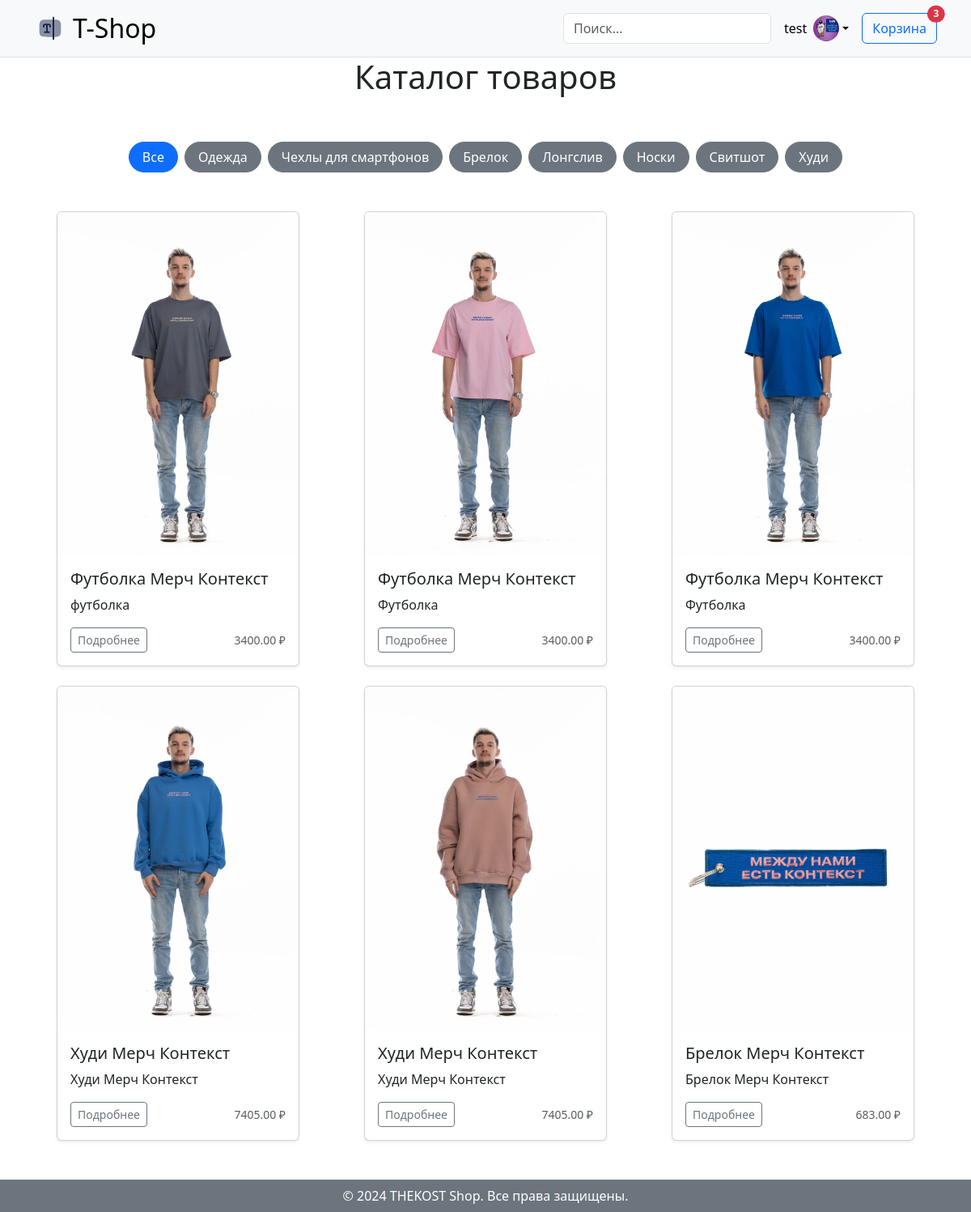
Page /shop/ (signed in) on the committed database.
### user_profile/models.py (models this page shows, shortened)
class User(AbstractUser):
    email = models.EmailField(
        max_length=150,
        unique=True,
        error_messages={
            "unique": "Адрес электронной почты должен быть уникальным"
        }
    )
    profile_image = models.ImageField(
        null=True,
        blank=True,
        upload_to="profile_images"
    )
    followers = models.ManyToManyField("Follow")
    REQUIRED_FIELDS = ["email"]
    objects = CustomUserManager()
    def get_profile_picture(self):
        url = ""
        try:
            url = self.profile_image.url
        except:
            url = ""
        return url

### shop/models.py (models this page shows, shortened)
class Category(models.Model):
    name = models.CharField(max_length=100)

class Product(models.Model):
    name = models.CharField(max_length=100)
    description = models.TextField()
    price = models.DecimalField(max_digits=10, decimal_places=2)
    stock = models.IntegerField()
    image = models.ImageField(upload_to='product/', blank=True, null=True)
    category = models.ForeignKey(Category, on_delete=models.CASCADE, related_name='product')

### shop/views.py (the view)
# urls.py: path('', ProductListView.as_view(), name='shop'),
class ProductListView(View):
    def get(self, request):
        category_id = request.GET.get('category')
        categories = Category.objects.all()
        products = Product.objects.filter(category_id=category_id) if category_id else Product.objects.all()
        cart = get_or_create_cart(request)
        return render(request, 'shop/product/product_list.html', {
            'products': products,
            'categories': categories,
            'cart': cart,
        })

### blog/context_processors.py (called while the page is built)
def get_all_categories(request):
    categories = Category.objects.all()
    context = {
        "categories": categories
    }
    return context

### shop/views.py (called while the page is built)
def get_or_create_cart(request):
    if request.user.is_authenticated:
        cart = Cart.objects.filter(user=request.user).order_by('-id').first()
    else:
        session_key = request.session.session_key
        if not session_key:
            request.session.create()
        cart, created = Cart.objects.get_or_create(session_key=request.session.session_key)
    return cart

### templates/shop/product/product_list.html (shortened to what this page needs)
{% extends 'shop/base/base.html' %}
{% block content %}
    <div class="album">
        <div class="container">
            <h1 class="text-center">Каталог товаров</h1>
            <div class="d-flex gap-2 justify-content-center py-5">
                {% with request.GET.category as current_category %}
                    <a href="{% url 'shop' %}"
                       class="btn {% if not current_category %}btn-primary{% else %}btn-secondary{% endif %} rounded-pill px-3">
                        Все
                    </a>
                    {% for category in categories %}
                        <a href="{% url 'shop' %}?category={{ category.id }}"
                           class="btn {% if category.id|stringformat:"s" == current_category %}btn-primary{% else %}btn-secondary{% endif %} rounded-pill px-3">
                            {{ category.name }}
                        </a>
                    {% endfor %}
                {% endwith %}
            </div>
            <div class="row row-cols-1 row-cols-sm-2 row-cols-md-3 g-4">
                {% if products %}
                    {% for product in products %}
                        {% include 'shop/product/product_card.html' with product=product %}
                    {% endfor %}
                {% endif %}
            </div>
        </div>
    </div>
{% endblock %}

### templates/shop/base/header.html (shortened to what this page needs)
{% load static %}
<header class="p-3 bg-light border-bottom">
    <div class="container">
        <div class="d-flex flex-wrap align-items-center justify-content-center justify-content-lg-start">
            <a href="{% url 'shop' %}" class="d-flex align-items-center mb-2 mb-lg-0 link-body-emphasis text-decoration-none">
                <img src="{% static 'images/logo.svg' %}" alt="TheKost Shop" width="40" height="32" class="me-2">
                <h2 class="my-0">T-Shop</h2>
            </a>
            <form action="{% url 'search_results' %}" method="get" class="col-12 col-lg-auto mb-3 mb-lg-0 me-lg-3">
                <input type="search" name="q" class="form-control" placeholder="Поиск..." aria-label="Поиск" required>
            </form>
            <div class="dropdown text-end">
                {% if request.user.is_authenticated %}
                    <a href="{% url 'profile' %}" class="d-flex align-items-center link-body-emphasis text-decoration-none dropdown-toggle" data-bs-toggle="dropdown" aria-expanded="false">
                        <span class="me-2">{{ request.user.username }}</span>
                        <img src="{{ request.user.get_profile_picture }}" alt="profile" width="32" height="32" class="rounded-circle">
                    </a>
                {% else %}
                    <li class="nav-item">
                        <a class="nav-link" href="{% url 'login' %}">Войти</a>
                    </li>
                {% endif %}
            </div>
            <div class="ms-3">
                <a href="{% url 'cart' %}" class="btn btn-outline-primary position-relative">
                Корзина
                    {% with cart.items.count as item_count %}
                        {% if item_count > 0 %}
                            <span class="position-absolute top-0 start-100 translate-middle badge rounded-pill bg-danger">
                                {{ item_count }}
                            </span>
                        {% endif %}
                    {% endwith %}
                </a>
            </div>
        </div>
    </div>
</header>

### templates/shop/product/product_card.html
<div class="col">
    <div class="card shadow-sm" style="max-width: 300px; margin: 0 auto;">
        <img src="{{ product.image.url }}" class="bd-placeholder-img card-img-top" width="100%"
             height="425" alt="{{ product.name }}" style="object-fit: cover;">
        <div class="card-body">
            <h5 class="card-title">{{ product.name }}</h5>
            <p class="card-text text-truncate">{{ product.description }}</p>
            <div class="d-flex justify-content-between align-items-center">
                <div class="btn-group">
                    <a href="{% url 'product_detail' product.id %}"
                       class="btn btn-sm btn-outline-secondary">Подробнее</a>
                </div>
                <small class="text-body-secondary">{{ product.price }} ₽</small>
            </div>
        </div>
    </div>
</div>

### rows in the picture
User: user.username "test", user.get_profile_picture (picture)
Category: name "Одежда"
Category: name "Чехлы для смартфонов"
Category: name "Брелок"
Category: name "Лонгслив"
Category: name "Носки"
Category: name "Свитшот"
Category: name "Худи"
Product: image (picture), name "Футболка Мерч Контекст", description "футболка", price "3400.00"
Product: image (picture), name "Футболка Мерч Контекст", description "Футболка", price "3400.00"
Product: image (picture), name "Футболка Мерч Контекст", description "Футболка", price "3400.00"
Product: image (picture), name "Худи Мерч Контекст", description "Худи Мерч Контекст", price "7405.00"
Product: image (picture), name "Худи Мерч Контекст", description "Худи Мерч Контекст", price "7405.00"
Product: image (picture), name "Брелок Мерч Контекст", description "Брелок Мерч Контекст", price "683.00"

### other values in the picture
{{ item_count }} "3"
